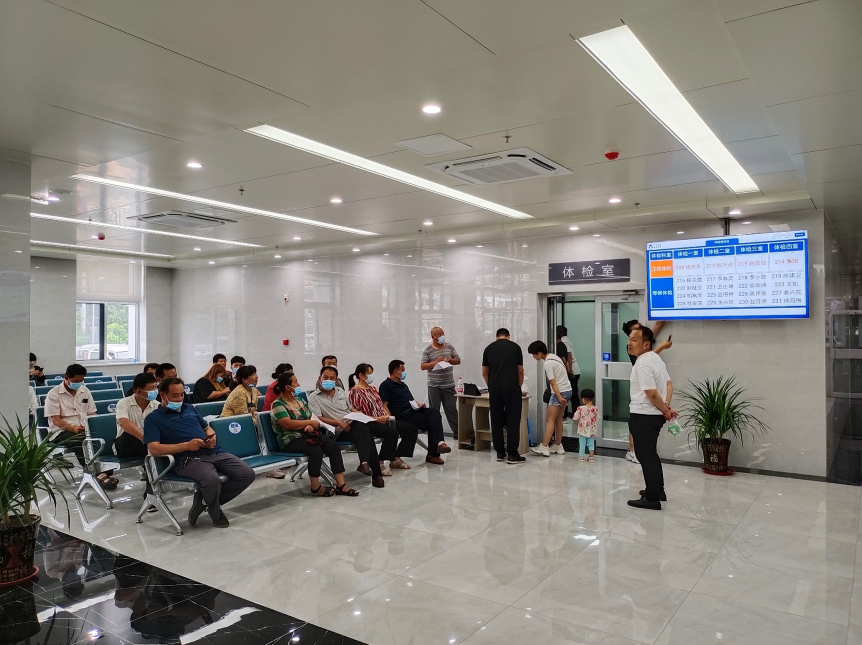
#> input picture 1.jpg, 1723 x 1290 px, given in place of the camera (shown at 1/2 size)
$ python FaceDetect.py
#> lines starting #> are read from the running program, lines starting #| are printed output that depends on the picture; after the words box and inside, x2 and y2 are one past the last pixel; in counts of white or black regions, pixels touching at a corner belong together
import cv2
import time
import random

cap = cv2.VideoCapture(0)  # 0为电脑内置摄像头  1为电脑外置摄像头
cascade = cv2.CascadeClassifier('haarcascade_frontalface_alt.xml')

while True:
    (ret, frame) = cap.read()
#> frame is the input picture: shape (1290, 1723, 3); mean B, G, R 126, 132.7, 135.6
    gray_frame = cv2.cvtColor(frame, cv2.COLOR_BGR2GRAY)
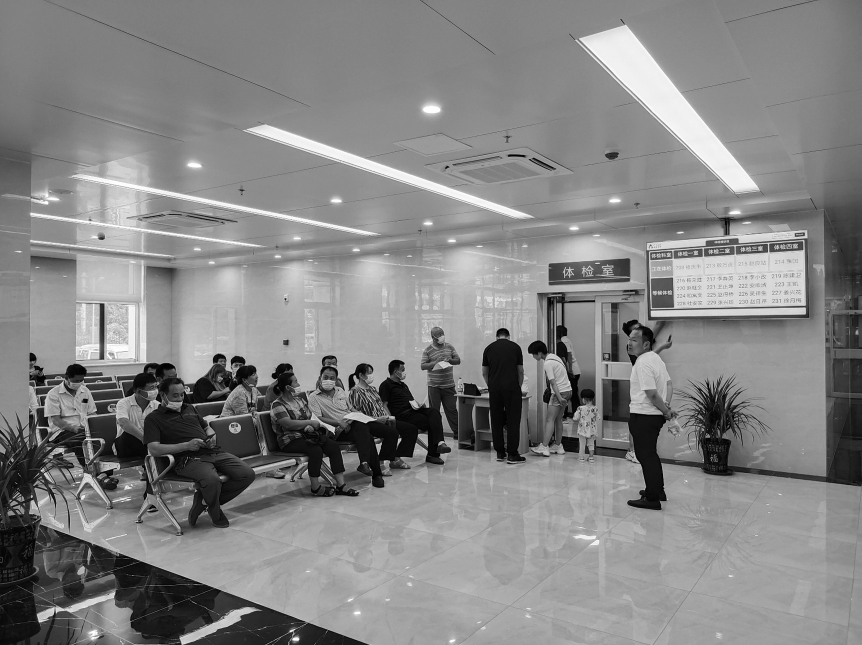
#> gray_frame: shape (1290, 1723) (shown at 1/2 size); min 0, max 255, mean 132.8
    rects = cascade.detectMultiScale(gray_frame, scaleFactor=1.2, minNeighbors=3, minSize=(32, 32))
#> rects = [[637, 741, 40, 40]]

    if len(rects) > 0:  # 如果>0说明检测到人了
        print(rects)
#| [[637 741  40  40]]
        # 对比前一张
        filename = 'FaceImgReg/' + time.strftime("%Y-%m-%d-%H-%M-%S", time.localtime()) + random.choice(
            'abcdefghijklmnopqrstuvwxyz') + '.jpg'

        # 带上红框定位
        for rect in rects:
            x, y, w, h = rect
            p1, p2 = (x, y), (x + w, y + h)
            cv2.rectangle(frame, p1, p2, color=(0, 0, 255), thickness=2)
#> this loop made 1 pass
#> (x, y, w, h, p2) on pass 1: (637, 741, 40, 40, (677, 781))
#> frame: shape (1290, 1723, 3); 0.02% of pixels changed, all inside (x1, y1, x2, y2) = (636, 740, 679, 783)


        # 修改尺寸
        resize_img = cv2.resize(frame, dsize=(200, 200))
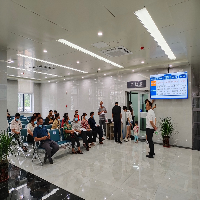
#> resize_img: shape (200, 200, 3); mean B, G, R 125.9, 132.6, 135.5
        cv2.imwrite(filename, resize_img)
        print(filename)
        # time.sleep(3)

    else:
        print(rects)
        print('runnning......')
    cv2.imshow("Video", frame)
    cv2.waitKey(1)

#释放摄像头
cap.release()
#释放内存
cv2.destroyAllWindows()
